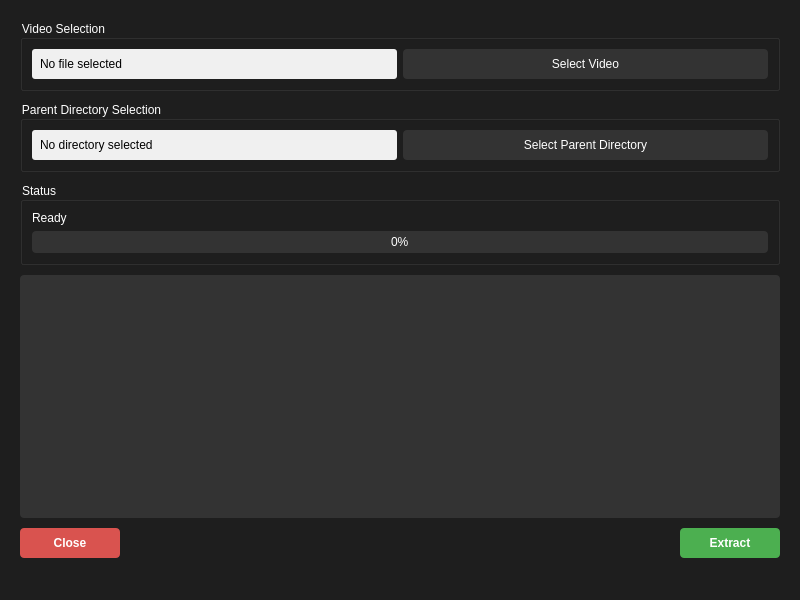
<?xml version="1.0" encoding="UTF-8"?>
<ui version="4.0">
 <class>BatchExtractWindow</class>
 <widget class="QMainWindow" name="BatchExtractWindow">
  <property name="geometry">
   <rect>
    <x>0</x>
    <y>0</y>
    <width>800</width>
    <height>600</height>
   </rect>
  </property>
  <property name="windowTitle">
   <string>VidExtract - Batch Extract</string>
  </property>
  <property name="styleSheet">
   <string notr="true">background-color: #1e1e1e; color: white;</string>
  </property>
  <widget class="QWidget" name="centralwidget">
   <layout class="QVBoxLayout" name="main_layout">
    <property name="spacing">
     <number>10</number>
    </property>
    <property name="leftMargin">
     <number>20</number>
    </property>
    <property name="topMargin">
     <number>20</number>
    </property>
    <property name="rightMargin">
     <number>20</number>
    </property>
    <property name="bottomMargin">
     <number>20</number>
    </property>
    <item>
     <widget class="QGroupBox" name="file_group">
      <property name="title">
       <string>Video Selection</string>
      </property>
      <layout class="QHBoxLayout" name="file_layout">
       <item>
        <widget class="QLabel" name="file_path_label">
         <property name="styleSheet">
          <string notr="true">background-color: #f0f0f0; padding: 5px; border-radius: 3px; color: black;</string>
         </property>
         <property name="text">
          <string>No file selected</string>
         </property>
        </widget>
       </item>
       <item>
        <widget class="QPushButton" name="select_file_button">
         <property name="minimumSize">
          <size>
           <width>100</width>
           <height>30</height>
          </size>
         </property>
         <property name="styleSheet">
          <string notr="true">background-color: #333333; border-radius: 4px;</string>
         </property>
         <property name="text">
          <string>Select Video</string>
         </property>
        </widget>
       </item>
      </layout>
     </widget>
    </item>
    <item>
     <widget class="QGroupBox" name="dir_group">
      <property name="title">
       <string>Parent Directory Selection</string>
      </property>
      <layout class="QHBoxLayout" name="dir_layout">
       <item>
        <widget class="QLabel" name="dir_path_label">
         <property name="styleSheet">
          <string notr="true">background-color: #f0f0f0; padding: 5px; border-radius: 3px; color: black;</string>
         </property>
         <property name="text">
          <string>No directory selected</string>
         </property>
        </widget>
       </item>
       <item>
        <widget class="QPushButton" name="select_dir_button">
         <property name="minimumSize">
          <size>
           <width>150</width>
           <height>30</height>
          </size>
         </property>
         <property name="styleSheet">
          <string notr="true">background-color: #333333; border-radius: 4px;</string>
         </property>
         <property name="text">
          <string>Select Parent Directory</string>
         </property>
        </widget>
       </item>
      </layout>
     </widget>
    </item>
    <item>
     <widget class="QGroupBox" name="status_group">
      <property name="title">
       <string>Status</string>
      </property>
      <layout class="QVBoxLayout" name="status_layout">
       <item>
        <widget class="QLabel" name="status_label">
         <property name="text">
          <string>Ready</string>
         </property>
        </widget>
       </item>
       <item>
        <widget class="QProgressBar" name="progress_bar">
         <property name="styleSheet">
          <string notr="true">QProgressBar {background-color: #333333; border-radius: 4px; text-align: center;} QProgressBar::chunk {background-color: #4CAF50; border-radius: 4px;}</string>
         </property>
         <property name="value">
          <number>0</number>
         </property>
        </widget>
       </item>
      </layout>
     </widget>
    </item>
    <item>
     <widget class="QTextEdit" name="status_text">
      <property name="minimumSize">
       <size>
        <width>0</width>
        <height>200</height>
       </size>
      </property>
      <property name="styleSheet">
       <string notr="true">background-color: #333333; border-radius: 4px; padding: 5px;</string>
      </property>
      <property name="readOnly">
       <bool>true</bool>
      </property>
     </widget>
    </item>
    <item>
     <layout class="QHBoxLayout" name="button_layout">
      <item>
       <widget class="QPushButton" name="close_button">
        <property name="minimumSize">
         <size>
          <width>100</width>
          <height>30</height>
         </size>
        </property>
        <property name="styleSheet">
         <string notr="true">background-color: #d9534f; border-radius: 4px; font-weight: bold;</string>
        </property>
        <property name="text">
         <string>Close</string>
        </property>
       </widget>
      </item>
      <item>
       <spacer name="horizontalSpacer">
        <property name="orientation">
         <enum>Qt::Horizontal</enum>
        </property>
        <property name="sizeHint" stdset="0">
         <size>
          <width>40</width>
          <height>20</height>
         </size>
        </property>
       </spacer>
      </item>
      <item>
       <widget class="QPushButton" name="extract_button">
        <property name="minimumSize">
         <size>
          <width>100</width>
          <height>30</height>
         </size>
        </property>
        <property name="styleSheet">
         <string notr="true">background-color: #4CAF50; border-radius: 4px; font-weight: bold;</string>
        </property>
        <property name="text">
         <string>Extract</string>
        </property>
       </widget>
      </item>
     </layout>
    </item>
   </layout>
  </widget>
  <widget class="QStatusBar" name="statusbar"/>
 </widget>
 <resources/>
 <connections/>
</ui>
